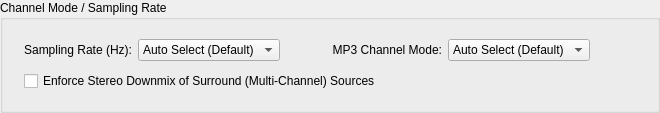
                 <widget class="QGroupBox" name="groupBox_8">
                  <property name="font">
                   <font>
                    <weight>50</weight>
                    <bold>false</bold>
                   </font>
                  </property>
                  <property name="title">
                   <string>Channel Mode / Sampling Rate</string>
                  </property>
                  <layout class="QGridLayout" name="gridLayout_24">
                   <item row="1" column="0">
                    <layout class="QGridLayout" name="gridLayout_27">
                     <item row="1" column="5">
                      <widget class="QComboBox" name="comboBoxMP3ChannelMode">
                       <property name="sizeAdjustPolicy">
                        <enum>QComboBox::AdjustToContents</enum>
                       </property>
                       <item>
                        <property name="text">
                         <string>Auto Select (Default)</string>
                        </property>
                       </item>
                       <item>
                        <property name="text">
                         <string>Joint Stereo</string>
                        </property>
                       </item>
                       <item>
                        <property name="text">
                         <string>Forced Joint Stereo</string>
                        </property>
                       </item>
                       <item>
                        <property name="text">
                         <string>Simple</string>
                        </property>
                       </item>
                       <item>
                        <property name="text">
                         <string>Dual Mono</string>
                        </property>
                       </item>
                       <item>
                        <property name="text">
                         <string>Mono</string>
                        </property>
                       </item>
                      </widget>
                     </item>
                     <item row="1" column="4">
                      <widget class="QLabel" name="label_4">
                       <property name="text">
                        <string>MP3 Channel Mode:</string>
                       </property>
                       <property name="alignment">
                        <set>Qt::AlignRight|Qt::AlignTrailing|Qt::AlignVCenter</set>
                       </property>
                      </widget>
                     </item>
                     <item row="1" column="1">
                      <widget class="QLabel" name="label_5">
                       <property name="text">
                        <string>Sampling Rate (Hz):</string>
                       </property>
                       <property name="alignment">
                        <set>Qt::AlignRight|Qt::AlignTrailing|Qt::AlignVCenter</set>
                       </property>
                      </widget>
                     </item>
                     <item row="1" column="2">
                      <widget class="QComboBox" name="comboBoxSamplingRate">
                       <property name="sizeAdjustPolicy">
                        <enum>QComboBox::AdjustToContents</enum>
                       </property>
                       <item>
                        <property name="text">
                         <string>Auto Select (Default)</string>
                        </property>
                       </item>
                       <item>
                        <property name="text">
                         <string>16.000</string>
                        </property>
                       </item>
                       <item>
                        <property name="text">
                         <string>22.050</string>
                        </property>
                       </item>
                       <item>
                        <property name="text">
                         <string>24.000</string>
                        </property>
                       </item>
                       <item>
                        <property name="text">
                         <string>32.000</string>
                        </property>
                       </item>
                       <item>
                        <property name="text">
                         <string>44.100</string>
                        </property>
                       </item>
                       <item>
                        <property name="text">
                         <string>48.000</string>
                        </property>
                       </item>
                      </widget>
                     </item>
                     <item row="1" column="0">
                      <spacer name="horizontalSpacer_18">
                       <property name="orientation">
                        <enum>Qt::Horizontal</enum>
                       </property>
                       <property name="sizeType">
                        <enum>QSizePolicy::Fixed</enum>
                       </property>
                       <property name="sizeHint" stdset="0">
                        <size>
                         <width>10</width>
                         <height>20</height>
                        </size>
                       </property>
                      </spacer>
                     </item>
                     <item row="1" column="7">
                      <spacer name="horizontalSpacer_19">
                       <property name="orientation">
                        <enum>Qt::Horizontal</enum>
                       </property>
                       <property name="sizeType">
                        <enum>QSizePolicy::Fixed</enum>
                       </property>
                       <property name="sizeHint" stdset="0">
                        <size>
                         <width>10</width>
                         <height>20</height>
                        </size>
                       </property>
                      </spacer>
                     </item>
                     <item row="1" column="3">
                      <spacer name="horizontalSpacer_21">
                       <property name="orientation">
                        <enum>Qt::Horizontal</enum>
                       </property>
                       <property name="sizeHint" stdset="0">
                        <size>
                         <width>40</width>
                         <height>20</height>
                        </size>
                       </property>
                      </spacer>
                     </item>
                     <item row="1" column="6">
                      <spacer name="horizontalSpacer_20">
                       <property name="orientation">
                        <enum>Qt::Horizontal</enum>
                       </property>
                       <property name="sizeType">
                        <enum>QSizePolicy::Expanding</enum>
                       </property>
                       <property name="sizeHint" stdset="0">
                        <size>
                         <width>40</width>
                         <height>20</height>
                        </size>
                       </property>
                      </spacer>
                     </item>
                     <item row="4" column="1" colspan="6">
                      <spacer name="verticalSpacer_10">
                       <property name="orientation">
                        <enum>Qt::Vertical</enum>
                       </property>
                       <property name="sizeType">
                        <enum>QSizePolicy::Fixed</enum>
                       </property>
                       <property name="sizeHint" stdset="0">
                        <size>
                         <width>20</width>
                         <height>8</height>
                        </size>
                       </property>
                      </spacer>
                     </item>
                     <item row="0" column="1" colspan="6">
                      <spacer name="verticalSpacer_9">
                       <property name="orientation">
                        <enum>Qt::Vertical</enum>
                       </property>
                       <property name="sizeType">
                        <enum>QSizePolicy::Fixed</enum>
                       </property>
                       <property name="sizeHint" stdset="0">
                        <size>
                         <width>20</width>
                         <height>8</height>
                        </size>
                       </property>
                      </spacer>
                     </item>
                     <item row="3" column="1" colspan="6">
                      <widget class="QCheckBox" name="checkBoxForceStereoDownmix">
                       <property name="text">
                        <string>Enforce Stereo Downmix of Surround (Multi-Channel) Sources</string>
                       </property>
                      </widget>
                     </item>
                     <item row="2" column="1" colspan="6">
                      <spacer name="verticalSpacer_30">
                       <property name="orientation">
                        <enum>Qt::Vertical</enum>
                       </property>
                       <property name="sizeType">
                        <enum>QSizePolicy::Fixed</enum>
                       </property>
                       <property name="sizeHint" stdset="0">
                        <size>
                         <width>20</width>
                         <height>4</height>
                        </size>
                       </property>
                      </spacer>
                     </item>
                    </layout>
                   </item>
                  </layout>
                 </widget>
